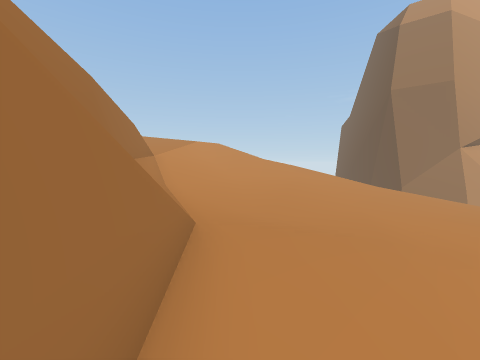
[1] (above)

16 first-person views from a walk through a 3-D level made in the Unity game engine. The camera is 1.2 m above the floor, tilts 4° down and sees 90° across. The floor is counted in squares, 1 m on a side. Each view is taken from the middle of a square. On the plan, view 1 faces up. The plan holds only what a view shows up to about 12 squares ahead; the rest is blank. The place goes on beyond the plan.

[2]
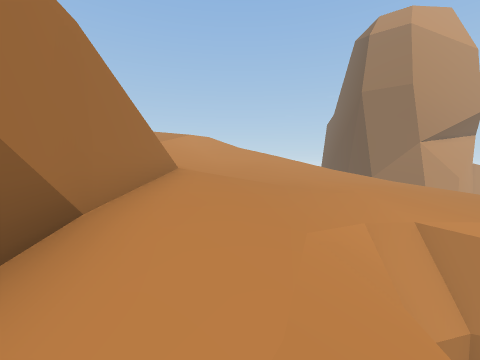

[3]
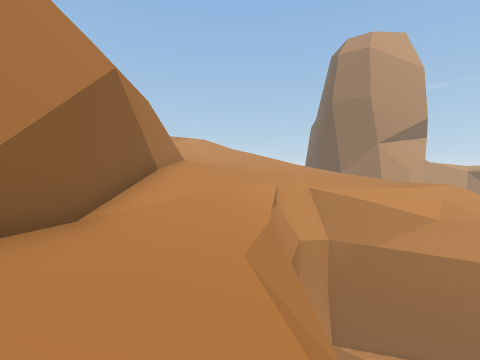

[4]
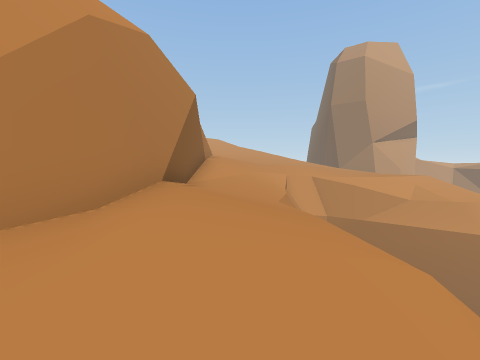

[5]
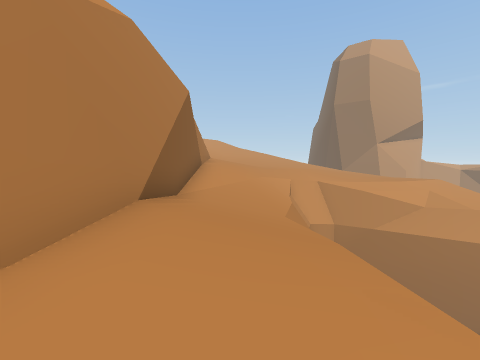

[6]
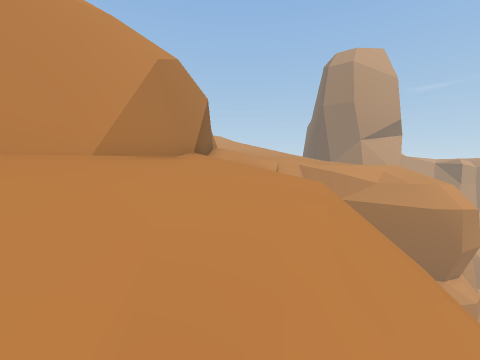

[7]
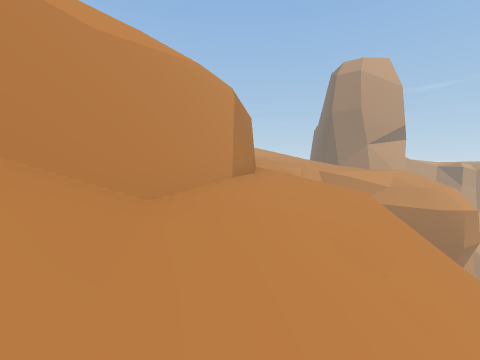

[8]
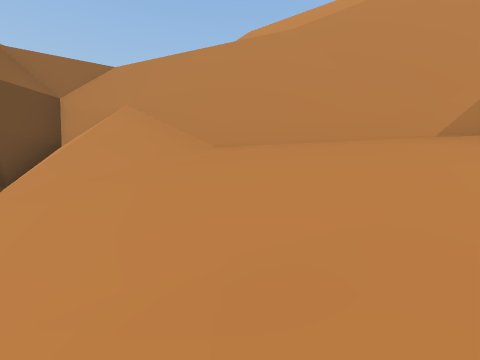

[9]
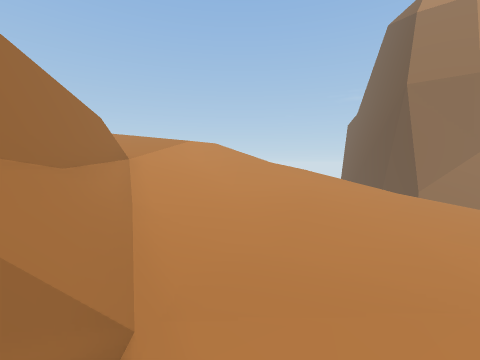

[10]
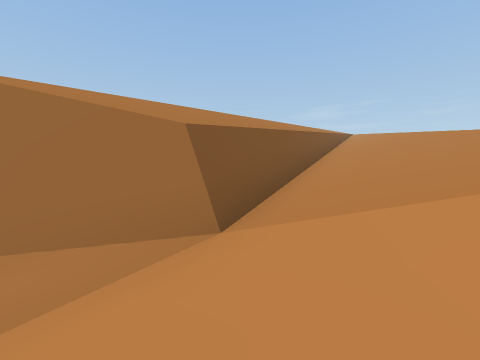

[11]
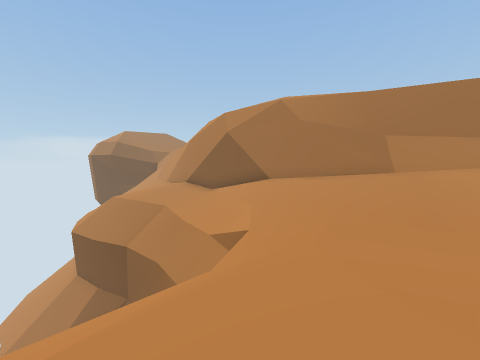

[12]
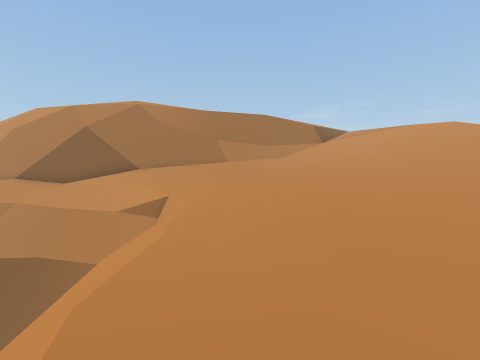

[13]
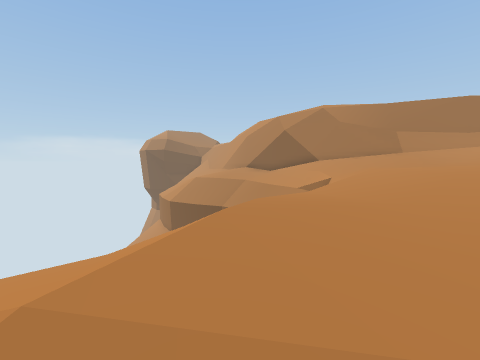

[14]
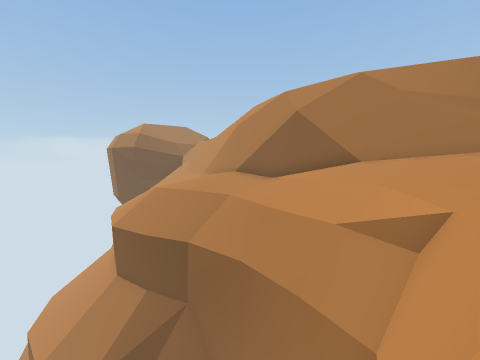

[15]
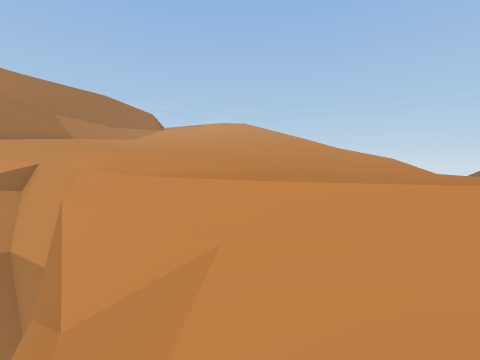

[16]
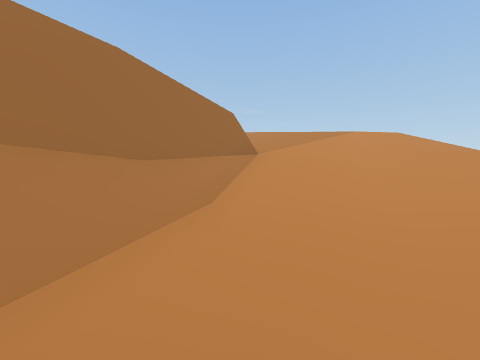

### Floor plan
Key: @ floor where view 1 was taken; # wall or solid block; . main floor; : floor 0.75 m higher than the main floor; - floor 0.75 m lower than the main floor; + floor 1.5 m higher than the main floor; _ floor 1.5 m lower than the main floor; * floor 2.5 m higher than the main floor; % floor 3.25 m higher than the main floor; & floor 4 m higher than the main floor; / step, stairs or slope; = window, fence, low wall or low ledge; v drop or lower ground.
Columns run from 9 left of view 1 to 13 right of it. Each row starts with its distance up from view 1.
 15 %%/     ///
 14 %%%%** *///
 13 *******///++:
 12 =******/////// ...
 11  %*+++/////////....
 10  %===+//////////...-
  9  %%##=////:////...--
  8   %%%#=///.///....--/
  7    %%%=///.//....----
  6      %=////......----//
  5       =///......------/
  4       ##/....../------/
  3        =/....///----///
  2       %=#..//vvv///////
  1       %=#.///vvvvvvv///
  0       %%#@//vv    vvvvv
 -1       %%#.//vv
 -2       &%#///v
 -3        %#///v
 -4         #///v
 -5        %#/-_vv
 -6        %#//_vvv
 -7        %#---/vvv
 -8      %%*#---/vvv
 -9      %%+#/////vvv
-10     %%*##/////vvv
-11     %*+#/////vvvv
-12     %*v#/////vvvv
-13    ==+#=/////   v
-14      ##/////
-15      ==////
-16      =///
-17      #//

Where each view was taken, in squares from view 1:
view 1: 0 up, 0 right, facing up
view 2: 3 down, 1 right, facing up
view 3: 8 down, 2 right, facing up
view 4: 11 down, 1 right, facing up
view 5: 10 down, 1 right, facing up
view 6: 14 down, 1 right, facing up
view 7: 16 down, 1 left, facing up
view 8: 13 down, 2 right, facing left
view 9: 2 up, 0 right, facing up
view 10: 9 up, 1 left, facing left
view 11: 5 up, 7 right, facing down-left
view 12: 4 up, 11 right, facing left
view 13: 6 up, 13 right, facing down-left
view 14: 2 up, 8 right, facing down-left
view 15: 1 up, 12 right, facing up-left
view 16: 4 up, 1 right, facing up-left
